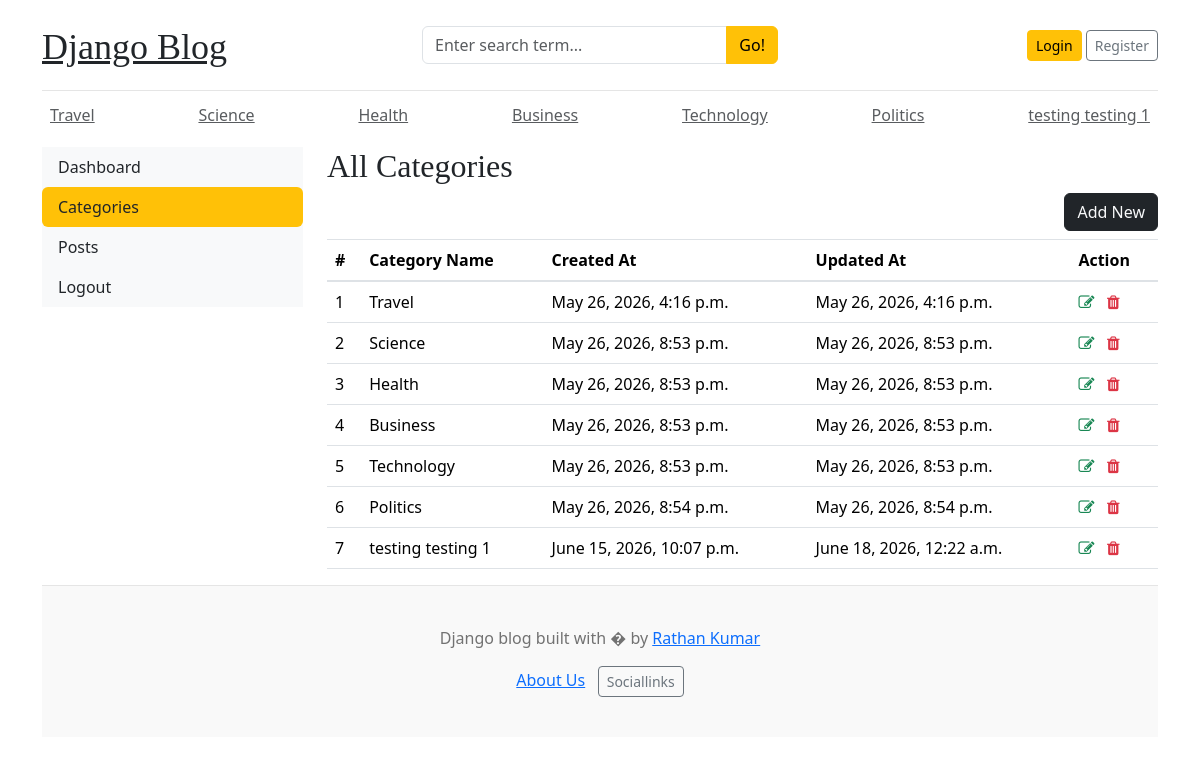
/dashboard/categories/, run on the app's committed database.
### blogs/models.py (models this page shows)
class Category(models.Model):
    category_name = models.CharField(max_length=50,unique=True)
    created_at = models.DateTimeField(auto_now_add=True)
    updated_at = models.DateTimeField(auto_now=True)
    class Meta:
        verbose_name_plural = 'categories'
    def __str__(self):
        return self.category_name

### dashboard/views.py (the view)
# urls.py: path('categories/', views.categories, name='categories'),
def categories(request):
    category = Category.objects.all()
    context = {
        'category':category
    }
    return render(request,'dashboard/categories.html',context)

### blogs/context_processors.py (called while the page is built)
def get_categories(request):
    categories = Category.objects.all()
    return dict(categories=categories)

### templates/dashboard/categories.html (shortened to what this page needs)
{% extends 'base.html' %}
{% block content %}
<div class="row">
    {% include 'dashboard/sidebar.html' %}
    <div class="col-md-9">
        <h2>All Categories</h2>
        <a href="{% url 'add_category' %}" class="btn btn-dark text-light float-right mb-2">Add New</a>
        <table class="table table-hover">
            <thead>
              <tr>
                <th>#</th>
                <th>Category Name</th>
                <th>Created At</th>
                <th>Updated At</th>
                <th>Action</th>
              </tr>
            </thead>
            <tbody>
                {% for cat in category %}
                <tr>
                  <td>{{ forloop.counter }}</td>
                  <td>{{ cat }}</td>
                  <td>{{ cat.created_at }}</td>
                  <td>{{ cat.updated_at }}</td>
                  <td>
                    <a href="{% url 'edit_category' cat.id %}"><i class="fa fa-edit text-success"></i></a>
                    <a href="#"
                        data-bs-toggle="modal"
                        data-bs-target="#deleteModal{{ cat.id }}">
                        <i class="fa fa-trash text-danger"></i>
                    </a>
                </td>
                </tr>
              {% endfor %}
            </tbody>
          </table>
    </div>
</div>
{% endblock %}

### templates/base.html (shortened to what this page needs)
{%load static%}
<!DOCTYPE html>
<html lang="en">
<head>
    <link href="https://getbootstrap.com/docs/4.0/dist/css/bootstrap.min.css" rel="stylesheet">
    <link href="{% static 'css/blog.css' %}" rel="stylesheet">
    <link href="https://cdn.jsdelivr.net/npm/bootstrap@5.3.3/dist/css/bootstrap.min.css" rel="stylesheet">
    <link rel="stylesheet" href="https://cdnjs.cloudflare.com/ajax/libs/font-awesome/4.7.0/css/font-awesome.min.css">
  </head>
<body>
    <div class="container">
      <header class="blog-header py-3">
        <div class="row flex-nowrap justify-content-between align-items-center">
          <div class="col-4 pt-1">
            <a class="blog-header-logo text-dark" href="/">Django Blog</a>
          </div>
          <div class="col-4">
            <form action="{% url 'search' %}" method="GET">
              <div class="input-group">
                <input class="form-control" type="text" name="keyword" value="{{keyword}}" placeholder="Enter search term..." aria-label="Enter search">
                <button type="submit" class="btn btn-warning" id="button-search" type="button">Go!</button>
              </div>
            </form>
          </div>
          <div class="col-4 d-flex justify-content-end align-items-center">
            {% if not user.is_authenticated %}
            <a class="btn btn-sm btn-warning" href="{% url 'login' %}">Login</a> &nbsp;
            <a class="btn btn-sm btn-outline-secondary" href="{% url 'register' %}">Register</a>
            {% else %}
            <span><a href="{% url 'dashboard' %}">Dashboard</a></span>&nbsp;
            <a class="btn btn-sm btn-warning" href="{% url 'logout' %}">Log out</a>
            {% endif %}
          </div>
        </div>
      </header>
      <div class="nav-scroller py-1 mb-2">
        <nav class="nav d-flex justify-content-between">
         {% for cat in categories %}
          <a class="p-2 text-muted" href="{% url 'blogs:posts_by_category' cat.id %}">{{cat.category_name}}</a>
          {% endfor%}
        </nav>
      </div>
        {% block content %}
        {% endblock %}
      <footer class="blog-footer">
        <p>Django blog built with � by <a href="#">Rathan Kumar</a></p>
        <a href="{% url 'about' %}">About Us</a> &nbsp;
        <a class="btn btn-sm btn-outline-secondary" href="https://www.facebook.com/w3schoolscom/">Sociallinks</a>
      </footer>
      </body>
      </html>

### blog_main/static/css/blog.css (style rules this page uses)
.blog-header { border-bottom: 1px solid #e5e5e5; }
.blog-header-logo { font-family: "Playfair Display", Georgia, "Times New Roman", serif; font-size: 2.25rem; }
h1, h2, h3, h4, h5, h6 { font-family: "Playfair Display", Georgia, "Times New Roman", serif; }
.blog-footer { padding: 2.5rem 0; color: #727272; text-align: center; background-color: #f9f9f9; border-top: .05rem solid #e5e5e5; }

### data on the page
Category: category_name "Travel", created_at "May 26, 2026, 4:16 p.m.", updated_at "May 26, 2026, 4:16 p.m."
Category: category_name "Science", created_at "May 26, 2026, 8:53 p.m.", updated_at "May 26, 2026, 8:53 p.m."
Category: category_name "Health", created_at "May 26, 2026, 8:53 p.m.", updated_at "May 26, 2026, 8:53 p.m."
Category: category_name "Business", created_at "May 26, 2026, 8:53 p.m.", updated_at "May 26, 2026, 8:53 p.m."
Category: category_name "Technology", created_at "May 26, 2026, 8:53 p.m.", updated_at "May 26, 2026, 8:53 p.m."
Category: category_name "Politics", created_at "May 26, 2026, 8:54 p.m.", updated_at "May 26, 2026, 8:54 p.m."
Category: category_name "testing testing 1", created_at "June 15, 2026, 10:07 p.m.", updated_at "June 18, 2026, 12:22 a.m."
